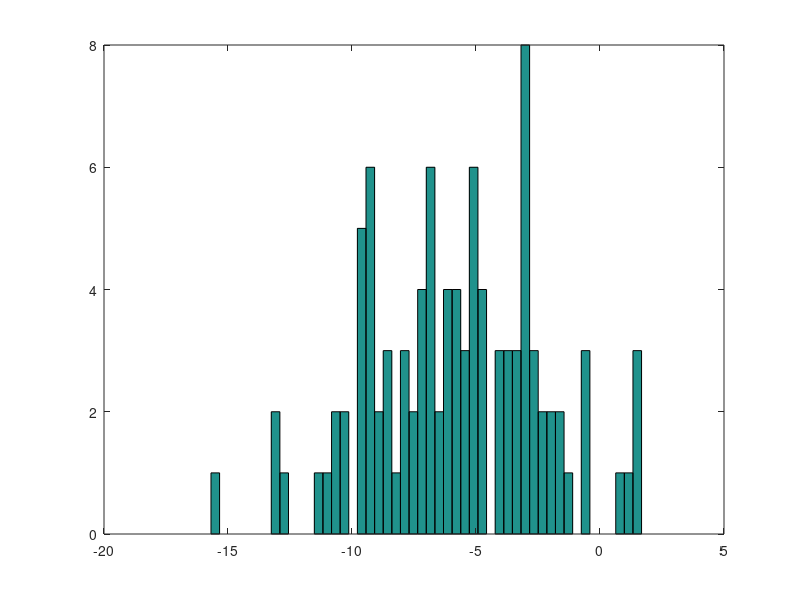

Source code (MATLAB):
clear
cvec=[1;2;3;4];
tvec=[1 2 3 4];
M=[1 4;5 6]
a=3.1234;
d=[2;3.5]
disp(sprintf('Matrix ',M));
disp(sprintf(' 6 dps Decimal: %0.6f ',a));
% Matrix by vector
M .* d
% Matrix by Matrix
M .* M;
tvec .* cvec;
v=0:0.2:1
ones(2,3)% 2X3 matrix
zeros(2,2)
w=rand(1,4)
rand(3,4)
randn(1,3)
s=-6 + sqrt(10)*(randn(1,100));
eye(4)%4X4 identity matrix
%hist(s)
hist(s,50);% 50 bins

